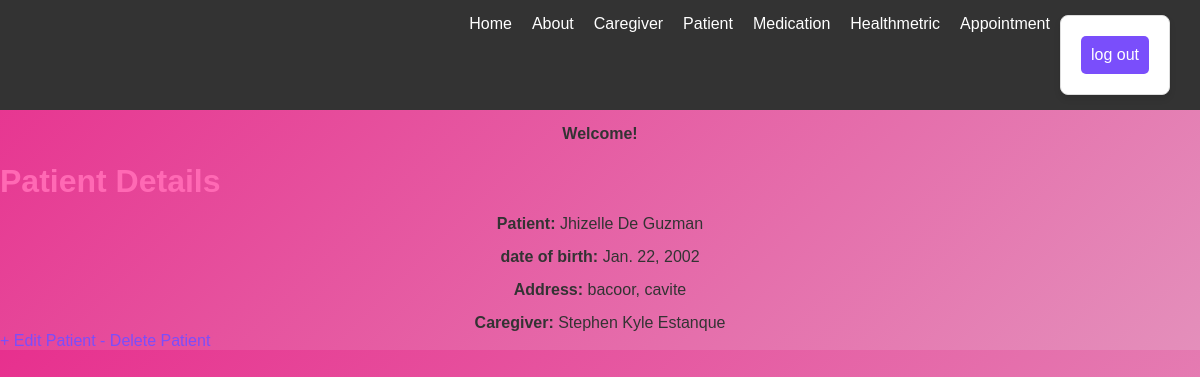
The page /patients/132/ on the database its author committed.
### app/models.py (models this page shows, shortened)
class Patient(models.Model):
    first_name = models.CharField(max_length=100)
    last_name = models.CharField(max_length=100)
    date_of_birth = models.DateField()
    address = models.TextField(blank=True, null=True)
    primary_caregiver = models.ForeignKey(
        Caregiver,
        on_delete=models.SET_NULL,
        related_name='patients',
        null=True,
        blank=True
    )

class Caregiver(models.Model):
    first_name = models.CharField(max_length=100)
    last_name = models.CharField(max_length=100)
    email = models.EmailField(unique=True)
    phone_number = models.CharField(max_length=15, blank=True, null=True)
    def __str__(self):
        return f"{self.first_name} {self.last_name}"

### app/views.py (the view)
# urls.py: path('patients/<int:pk>/', PatientDetailView.as_view(), name='patient_detail'),
class PatientDetailView(DetailView):
    model = Patient
    context_object_name = 'patient'
    template_name = 'app/patient_detail.html'

### app/templates/app/patient_detail.html (shortened to what this page needs)
{% extends 'app/base.html' %}
{% load static %}
{% block content %}
           <h1>Patient Details</h1>
        <p><strong>Patient:</strong> {{patient.first_name}} {{patient.last_name}}</p>
        <p><strong>date of birth:</strong> {{patient.date_of_birth}}</p>
        <p><strong>Address:</strong> {{patient.address}}</p>
        <p><strong>Caregiver:</strong> {{patient.primary_caregiver}}</p>
        <a href="{% url 'patient_update' patient.pk %}"> + Edit Patient</a>
        <a href="{% url 'patient_delete' patient.pk %}"> - Delete Patient</a>
{% endblock content %}

### static/css/base.css (style rules this page uses)
h1 { color: hotpink; }
a { color: #7a4efb; text-decoration: none; }
p { text-align: center; margin-top: 15px; font-size: 1rem; }
* { margin: 0; padding: 0; box-sizing: border-box; font-family: 'Arial', sans-serif; }
body { background: linear-gradient(135deg, #e7308e, #e48fbb); color: #333; animation: backgroundAnimation 10s infinite alternate; }

### app/templates/app/navbar.html (style rules this page uses)
* { margin: 0; padding: 0; box-sizing: border-box; }
body { font-family: Arial, sans-serif; }

### rows shown on the page
Patient: first_name "Jhizelle", last_name "De Guzman", date_of_birth "Jan. 22, 2002", address "bacoor, cavite", primary_caregiver "Stephen Kyle Estanque"
